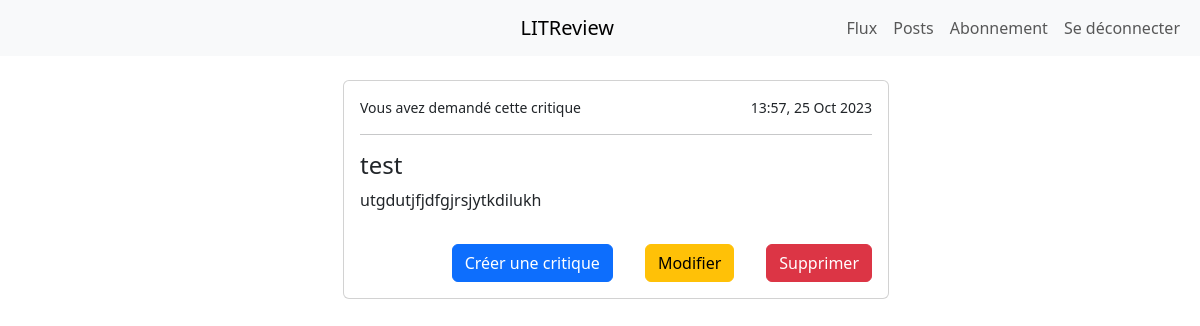
Screenshot of /user/posts (signed in) with the database file from the repository.
### reviews/models.py (models this page shows)
class Ticket(models.Model):
    title = models.CharField(max_length=128)
    description = models.TextField(max_length=2048, blank=True)
    user = models.ForeignKey(to=settings.AUTH_USER_MODEL, on_delete=models.CASCADE, related_name='tickets')
    image = models.ImageField(null=True, blank=True)
    time_created = models.DateTimeField(auto_now_add=True)
    class Meta:
        ordering = ('-time_created',)

### reviews/views.py (the view)
# urls.py: path('user/posts', views.UserPostsView.as_view(), name='user-posts-list'),
class UserPostsView(LoginRequiredMixin, ListView):
    template_name = "reviews/user/posts_list.html"
    def get_queryset(self):
        user: User = self.request.user
        tickets = user.tickets.all().annotate(content_type=Value('TICKET', CharField()))
        reviews = user.reviews.all().annotate(content_type=Value('REVIEW', CharField()))
        posts = sorted(chain(reviews, tickets), key=lambda post: post.time_created, reverse=True)
        return posts

### reviews/templates/reviews/user/posts_list.html
{% extends "reviews/base.html" %}
{% block content %}
    <div class="row justify-content-center">
        <div class="col-6 mx-auto">
            {% for post in object_list %}
                {% if post.content_type == 'TICKET' %}
                    {% include 'reviews/ticket/detail_snippet.html' with object=post show_creator_button=True %}
                {% elif post.content_type == 'REVIEW'%}
                    {% include 'reviews/review/detail_snippet.html' with object=post show_creator_button=True %}
                {% endif %}
            {% endfor %}
        </div>
    </div>
{% endblock %}

### reviews/templates/reviews/ticket/detail_snippet.html (shortened to what this page needs)
{% load static %}
    <div class="card m-3 w-100" >
        <div class="row g-0">
            <div class="card-body">
                <row class="d-flex">
                    {% if object.user == request.user %}
                        <small>Vous avez demandé cette critique</small>
                    {% else %}
                        <small>{{ object.user }} a demandé cette critique</small>
                    {% endif %}
                    <small class="ms-auto">
                        {{ object.time_created|date:"H:i" }}, {{ object.time_created|date:"d M Y" }}
                    </small>
                </row>
                <hr class="">
                <h4 class="card-title">{{ object.title }}</h4>
                <p class="card-text">{{ object.description }}</p>
            </div>
        </div>
        <div class="row g-2">
            <div class="col-6 ">
            </div>
        {% if not is_included %}
            <div class="col-6 d-flex align-items-end justify-content-end text-nowrap">
                {% if not object.review.exists  %}
                    <a href="{% url 'review-create' object.id %}" class="card-link btn btn-primary m-3">Créer une
                        critique
                    </a>
                {% endif %}
                {% if show_creator_button %}
                    <a href="{% url 'ticket-update' object.id %}" class="card-link btn btn-warning m-3">
                        Modifier
                    </a>
                    <a href="{% url 'ticket-delete' object.id %}" class="card-link btn btn-danger m-3">
                        Supprimer
                    </a>
                {% endif %}
            </div>
        {% endif %}
        </div>
    </div>

### rows the page displays
Ticket: shows "Vous avez demandé cette critique", time_created "13:57", time_created "25 Oct 2023", title "test", description "utgdutjfjdfgjrsjytkdilukh", shows "Créer une critique"
